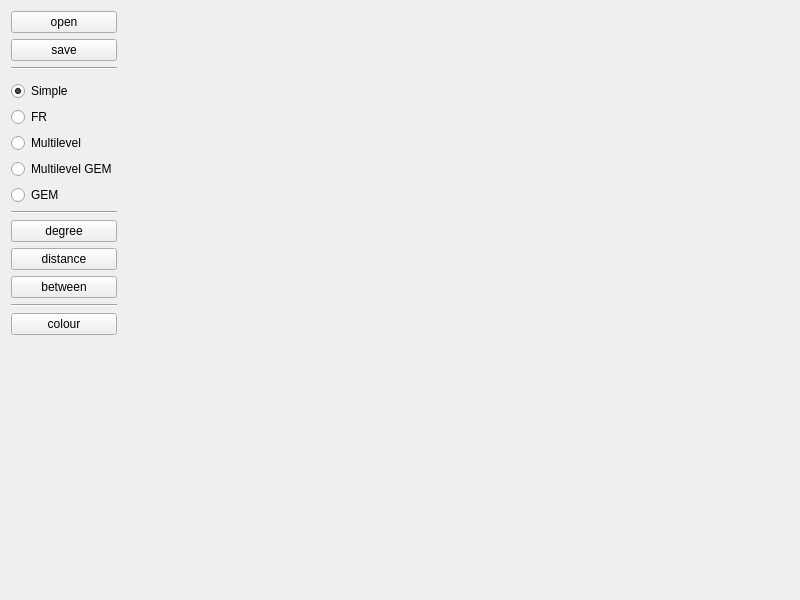
<?xml version="1.0" encoding="UTF-8"?>
<ui version="4.0">
 <class>MainWindow</class>
 <widget class="QMainWindow" name="MainWindow">
  <property name="windowModality">
   <enum>Qt::ApplicationModal</enum>
  </property>
  <property name="geometry">
   <rect>
    <x>0</x>
    <y>0</y>
    <width>800</width>
    <height>600</height>
   </rect>
  </property>
  <property name="windowTitle">
   <string>NetvizGL</string>
  </property>
  <widget class="QWidget" name="centralWidget">
   <layout class="QHBoxLayout" name="horizontalLayout_2">
    <item>
     <layout class="QHBoxLayout" name="horizontalLayout">
      <item>
       <layout class="QVBoxLayout" name="verticalLayout">
        <item>
         <widget class="QPushButton" name="pushButton_Open">
          <property name="text">
           <string>open</string>
          </property>
         </widget>
        </item>
        <item>
         <widget class="QPushButton" name="pushButton_save">
          <property name="text">
           <string>save</string>
          </property>
         </widget>
        </item>
        <item>
         <widget class="Line" name="line">
          <property name="orientation">
           <enum>Qt::Horizontal</enum>
          </property>
         </widget>
        </item>
        <item>
         <layout class="QVBoxLayout" name="verticalLayout_2">
          <property name="topMargin">
           <number>5</number>
          </property>
          <property name="bottomMargin">
           <number>0</number>
          </property>
          <item>
           <widget class="QRadioButton" name="radioButton_Simple">
            <property name="enabled">
             <bool>true</bool>
            </property>
            <property name="text">
             <string>Simple</string>
            </property>
            <property name="checked">
             <bool>true</bool>
            </property>
           </widget>
          </item>
          <item>
           <widget class="QRadioButton" name="radioButton_FR">
            <property name="text">
             <string>FR</string>
            </property>
           </widget>
          </item>
          <item>
           <widget class="QRadioButton" name="radioButton_Multiforce">
            <property name="text">
             <string>Multilevel</string>
            </property>
           </widget>
          </item>
          <item>
           <widget class="QRadioButton" name="radioButton_MultiLevelGEM">
            <property name="text">
             <string>Multilevel GEM</string>
            </property>
           </widget>
          </item>
          <item>
           <widget class="QRadioButton" name="radioButton_GEM">
            <property name="text">
             <string>GEM</string>
            </property>
           </widget>
          </item>
         </layout>
        </item>
        <item>
         <widget class="Line" name="line_2">
          <property name="orientation">
           <enum>Qt::Horizontal</enum>
          </property>
         </widget>
        </item>
        <item>
         <layout class="QVBoxLayout" name="verticalLayout_3">
          <item>
           <widget class="QPushButton" name="pushButton_degree">
            <property name="text">
             <string>degree</string>
            </property>
           </widget>
          </item>
          <item>
           <widget class="QPushButton" name="pushButton_distance">
            <property name="text">
             <string>distance</string>
            </property>
           </widget>
          </item>
          <item>
           <widget class="QPushButton" name="pushButton_between">
            <property name="text">
             <string>between</string>
            </property>
           </widget>
          </item>
         </layout>
        </item>
        <item>
         <widget class="Line" name="line_3">
          <property name="orientation">
           <enum>Qt::Horizontal</enum>
          </property>
         </widget>
        </item>
        <item>
         <widget class="QPushButton" name="pushButton_color">
          <property name="text">
           <string>colour</string>
          </property>
         </widget>
        </item>
        <item>
         <spacer name="verticalSpacer">
          <property name="orientation">
           <enum>Qt::Vertical</enum>
          </property>
          <property name="sizeHint" stdset="0">
           <size>
            <width>20</width>
            <height>40</height>
           </size>
          </property>
         </spacer>
        </item>
       </layout>
      </item>
      <item>
       <widget class="GLWidget" name="widget" native="true">
        <property name="sizePolicy">
         <sizepolicy hsizetype="Expanding" vsizetype="Preferred">
          <horstretch>0</horstretch>
          <verstretch>0</verstretch>
         </sizepolicy>
        </property>
       </widget>
      </item>
     </layout>
    </item>
   </layout>
  </widget>
 </widget>
 <layoutdefault spacing="6" margin="11"/>
 <customwidgets>
  <customwidget>
   <class>GLWidget</class>
   <extends>QWidget</extends>
   <header>glwidget.h</header>
   <container>1</container>
  </customwidget>
 </customwidgets>
 <resources/>
 <connections/>
</ui>
